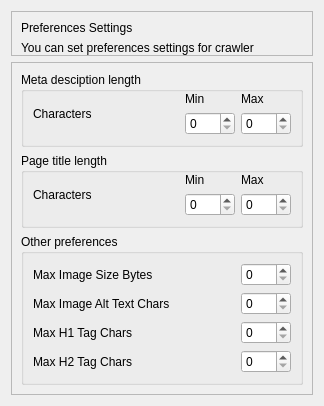
<?xml version="1.0" encoding="UTF-8"?>
<ui version="4.0">
 <class>PreferencesSettingsWidget</class>
 <widget class="QWidget" name="PreferencesSettingsWidget">
  <property name="geometry">
   <rect>
    <x>0</x>
    <y>0</y>
    <width>324</width>
    <height>356</height>
   </rect>
  </property>
  <property name="windowTitle">
   <string>Preferences Settings</string>
  </property>
  <layout class="QVBoxLayout" name="verticalLayout">
   <item>
    <widget class="QFrame" name="headerFrame">
     <property name="minimumSize">
      <size>
       <width>0</width>
       <height>0</height>
      </size>
     </property>
     <property name="maximumSize">
      <size>
       <width>16777215</width>
       <height>16777215</height>
      </size>
     </property>
     <property name="frameShape">
      <enum>QFrame::StyledPanel</enum>
     </property>
     <property name="frameShadow">
      <enum>QFrame::Raised</enum>
     </property>
     <layout class="QVBoxLayout" name="verticalLayout_12">
      <property name="spacing">
       <number>6</number>
      </property>
      <property name="topMargin">
       <number>9</number>
      </property>
      <property name="rightMargin">
       <number>9</number>
      </property>
      <property name="bottomMargin">
       <number>0</number>
      </property>
      <item>
       <widget class="QLabel" name="headerName">
        <property name="text">
         <string>Preferences Settings</string>
        </property>
       </widget>
      </item>
      <item>
       <widget class="QLabel" name="text">
        <property name="text">
         <string>You can set preferences settings for crawler</string>
        </property>
       </widget>
      </item>
     </layout>
    </widget>
   </item>
   <item>
    <widget class="QFrame" name="settingsFrame">
     <property name="frameShape">
      <enum>QFrame::StyledPanel</enum>
     </property>
     <property name="frameShadow">
      <enum>QFrame::Raised</enum>
     </property>
     <layout class="QGridLayout" name="gridLayout">
      <item row="2" column="0" rowspan="2">
       <widget class="QGroupBox" name="groupBox">
        <property name="title">
         <string>Meta desciption length</string>
        </property>
        <layout class="QHBoxLayout" name="horizontalLayout_2">
         <property name="spacing">
          <number>6</number>
         </property>
         <property name="topMargin">
          <number>0</number>
         </property>
         <property name="bottomMargin">
          <number>9</number>
         </property>
         <item>
          <widget class="QLabel" name="label_9">
           <property name="text">
            <string>Characters</string>
           </property>
          </widget>
         </item>
         <item>
          <spacer name="horizontalSpacer">
           <property name="orientation">
            <enum>Qt::Horizontal</enum>
           </property>
           <property name="sizeType">
            <enum>QSizePolicy::MinimumExpanding</enum>
           </property>
           <property name="sizeHint" stdset="0">
            <size>
             <width>40</width>
             <height>20</height>
            </size>
           </property>
          </spacer>
         </item>
         <item>
          <layout class="QVBoxLayout" name="verticalLayout_9">
           <item>
            <widget class="QLabel" name="label_7">
             <property name="text">
              <string>Min</string>
             </property>
            </widget>
           </item>
           <item>
            <widget class="QSpinBox" name="spinBox_7">
             <property name="sizePolicy">
              <sizepolicy hsizetype="Preferred" vsizetype="Preferred">
               <horstretch>0</horstretch>
               <verstretch>0</verstretch>
              </sizepolicy>
             </property>
             <property name="minimumSize">
              <size>
               <width>50</width>
               <height>0</height>
              </size>
             </property>
             <property name="maximum">
              <number>300</number>
             </property>
             <property name="controlKey" stdset="0">
              <string notr="true">minDescriptionLength</string>
             </property>
            </widget>
           </item>
          </layout>
         </item>
         <item>
          <layout class="QVBoxLayout" name="verticalLayout_4">
           <item>
            <widget class="QLabel" name="label_3">
             <property name="text">
              <string>Max</string>
             </property>
            </widget>
           </item>
           <item>
            <widget class="QSpinBox" name="spinBox_3">
             <property name="sizePolicy">
              <sizepolicy hsizetype="Preferred" vsizetype="Preferred">
               <horstretch>0</horstretch>
               <verstretch>0</verstretch>
              </sizepolicy>
             </property>
             <property name="minimumSize">
              <size>
               <width>50</width>
               <height>0</height>
              </size>
             </property>
             <property name="maximum">
              <number>300</number>
             </property>
             <property name="controlKey" stdset="0">
              <string notr="true">maxDescriptionLength</string>
             </property>
            </widget>
           </item>
          </layout>
         </item>
        </layout>
       </widget>
      </item>
      <item row="4" column="0" rowspan="2">
       <widget class="QGroupBox" name="groupBox_2">
        <property name="title">
         <string>Page title length</string>
        </property>
        <layout class="QHBoxLayout" name="horizontalLayout">
         <property name="topMargin">
          <number>0</number>
         </property>
         <property name="bottomMargin">
          <number>9</number>
         </property>
         <item>
          <widget class="QLabel" name="label_10">
           <property name="text">
            <string>Characters</string>
           </property>
          </widget>
         </item>
         <item>
          <spacer name="horizontalSpacer_2">
           <property name="orientation">
            <enum>Qt::Horizontal</enum>
           </property>
           <property name="sizeHint" stdset="0">
            <size>
             <width>40</width>
             <height>20</height>
            </size>
           </property>
          </spacer>
         </item>
         <item>
          <layout class="QVBoxLayout" name="verticalLayout_5">
           <item>
            <widget class="QLabel" name="label_4">
             <property name="text">
              <string>Min</string>
             </property>
            </widget>
           </item>
           <item>
            <widget class="QSpinBox" name="spinBox_4">
             <property name="sizePolicy">
              <sizepolicy hsizetype="Preferred" vsizetype="Preferred">
               <horstretch>0</horstretch>
               <verstretch>0</verstretch>
              </sizepolicy>
             </property>
             <property name="minimumSize">
              <size>
               <width>50</width>
               <height>0</height>
              </size>
             </property>
             <property name="maximum">
              <number>300</number>
             </property>
             <property name="controlKey" stdset="0">
              <string notr="true">minTitleLength</string>
             </property>
            </widget>
           </item>
          </layout>
         </item>
         <item>
          <layout class="QVBoxLayout" name="verticalLayout_10">
           <item>
            <widget class="QLabel" name="label_8">
             <property name="text">
              <string>Max</string>
             </property>
            </widget>
           </item>
           <item>
            <widget class="QSpinBox" name="spinBox_8">
             <property name="sizePolicy">
              <sizepolicy hsizetype="Preferred" vsizetype="Preferred">
               <horstretch>0</horstretch>
               <verstretch>0</verstretch>
              </sizepolicy>
             </property>
             <property name="minimumSize">
              <size>
               <width>50</width>
               <height>0</height>
              </size>
             </property>
             <property name="maximum">
              <number>300</number>
             </property>
             <property name="controlKey" stdset="0">
              <string notr="true">maxTitleLength</string>
             </property>
            </widget>
           </item>
          </layout>
         </item>
        </layout>
       </widget>
      </item>
      <item row="6" column="0">
       <widget class="QGroupBox" name="groupBox_3">
        <property name="title">
         <string>Other preferences</string>
        </property>
        <layout class="QGridLayout" name="gridLayout_2">
         <item row="0" column="0">
          <widget class="QLabel" name="label_11">
           <property name="text">
            <string>Max Image Size Bytes</string>
           </property>
          </widget>
         </item>
         <item row="0" column="1">
          <spacer name="horizontalSpacer_3">
           <property name="orientation">
            <enum>Qt::Horizontal</enum>
           </property>
           <property name="sizeHint" stdset="0">
            <size>
             <width>40</width>
             <height>20</height>
            </size>
           </property>
          </spacer>
         </item>
         <item row="0" column="2" rowspan="4">
          <layout class="QVBoxLayout" name="verticalLayout_2">
           <item>
            <widget class="QSpinBox" name="spinBox_6">
             <property name="sizePolicy">
              <sizepolicy hsizetype="Preferred" vsizetype="Preferred">
               <horstretch>0</horstretch>
               <verstretch>0</verstretch>
              </sizepolicy>
             </property>
             <property name="minimumSize">
              <size>
               <width>50</width>
               <height>0</height>
              </size>
             </property>
             <property name="maximum">
              <number>300</number>
             </property>
             <property name="controlKey" stdset="0">
              <string notr="true">maxImageSize</string>
             </property>
            </widget>
           </item>
           <item>
            <widget class="QSpinBox" name="spinBox_2">
             <property name="sizePolicy">
              <sizepolicy hsizetype="Preferred" vsizetype="Preferred">
               <horstretch>0</horstretch>
               <verstretch>0</verstretch>
              </sizepolicy>
             </property>
             <property name="minimumSize">
              <size>
               <width>50</width>
               <height>0</height>
              </size>
             </property>
             <property name="maximum">
              <number>300</number>
             </property>
             <property name="controlKey" stdset="0">
              <string notr="true">maxImageAltTextChars</string>
             </property>
            </widget>
           </item>
           <item>
            <widget class="QSpinBox" name="spinBox">
             <property name="sizePolicy">
              <sizepolicy hsizetype="Preferred" vsizetype="Preferred">
               <horstretch>0</horstretch>
               <verstretch>0</verstretch>
              </sizepolicy>
             </property>
             <property name="minimumSize">
              <size>
               <width>50</width>
               <height>0</height>
              </size>
             </property>
             <property name="maximum">
              <number>300</number>
             </property>
             <property name="controlKey" stdset="0">
              <string notr="true">maxH1LengthChars</string>
             </property>
            </widget>
           </item>
           <item>
            <widget class="QSpinBox" name="spinBox_5">
             <property name="sizePolicy">
              <sizepolicy hsizetype="Preferred" vsizetype="Preferred">
               <horstretch>0</horstretch>
               <verstretch>0</verstretch>
              </sizepolicy>
             </property>
             <property name="minimumSize">
              <size>
               <width>50</width>
               <height>0</height>
              </size>
             </property>
             <property name="maximum">
              <number>300</number>
             </property>
             <property name="controlKey" stdset="0">
              <string notr="true">maxH2LengthChars</string>
             </property>
            </widget>
           </item>
          </layout>
         </item>
         <item row="1" column="0">
          <widget class="QLabel" name="label_12">
           <property name="text">
            <string>Max Image Alt Text Chars</string>
           </property>
          </widget>
         </item>
         <item row="2" column="0">
          <widget class="QLabel" name="label_13">
           <property name="text">
            <string>Max H1 Tag Chars</string>
           </property>
          </widget>
         </item>
         <item row="3" column="0">
          <widget class="QLabel" name="label_14">
           <property name="text">
            <string>Max H2 Tag Chars</string>
           </property>
          </widget>
         </item>
        </layout>
       </widget>
      </item>
     </layout>
    </widget>
   </item>
  </layout>
 </widget>
 <resources/>
 <connections/>
</ui>
